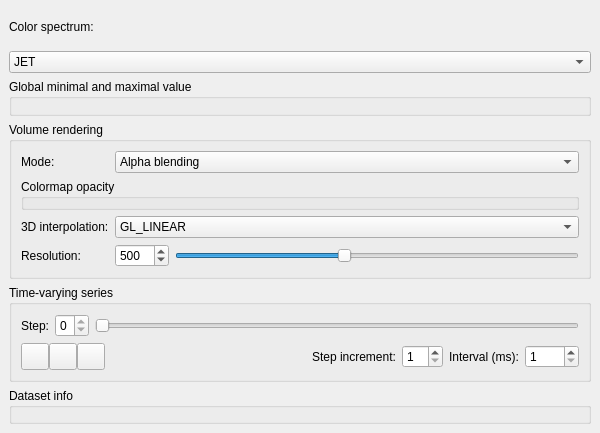
       <widget class="QWidget" name="scrollAreaWidgetContentsSelectedDataset">
        <property name="geometry">
         <rect>
          <x>0</x>
          <y>0</y>
          <width>600</width>
          <height>433</height>
         </rect>
        </property>
        <layout class="QVBoxLayout" name="verticalLayoutSelectedDatasetScroll">
         <property name="spacing">
          <number>6</number>
         </property>
         <property name="leftMargin">
          <number>9</number>
         </property>
         <property name="topMargin">
          <number>9</number>
         </property>
         <property name="rightMargin">
          <number>9</number>
         </property>
         <property name="bottomMargin">
          <number>9</number>
         </property>
         <item>
          <widget class="QLabel" name="labelColor">
           <property name="text">
            <string>Color spectrum:</string>
           </property>
           <property name="buddy">
            <cstring>comboBoxColormap</cstring>
           </property>
          </widget>
         </item>
         <item>
          <widget class="QComboBox" name="comboBoxColormap">
           <property name="sizePolicy">
            <sizepolicy hsizetype="Expanding" vsizetype="Fixed">
             <horstretch>0</horstretch>
             <verstretch>0</verstretch>
            </sizepolicy>
           </property>
           <property name="currentText">
            <string>JET</string>
           </property>
           <property name="currentIndex">
            <number>2</number>
           </property>
           <property name="maxVisibleItems">
            <number>15</number>
           </property>
           <property name="iconSize">
            <size>
             <width>128</width>
             <height>16</height>
            </size>
           </property>
           <item>
            <property name="text">
             <string>AUTUMN</string>
            </property>
            <property name="icon">
             <iconset resource="resources.qrc">
              <normaloff>:/colorscale/icons/colorscale_autumn.jpg</normaloff>:/colorscale/icons/colorscale_autumn.jpg</iconset>
            </property>
           </item>
           <item>
            <property name="text">
             <string>BONE</string>
            </property>
            <property name="icon">
             <iconset resource="resources.qrc">
              <normaloff>:/colorscale/icons/colorscale_bone.jpg</normaloff>:/colorscale/icons/colorscale_bone.jpg</iconset>
            </property>
           </item>
           <item>
            <property name="text">
             <string>JET</string>
            </property>
            <property name="icon">
             <iconset resource="resources.qrc">
              <normaloff>:/colorscale/icons/colorscale_jet.jpg</normaloff>:/colorscale/icons/colorscale_jet.jpg</iconset>
            </property>
           </item>
           <item>
            <property name="text">
             <string>WINTER</string>
            </property>
            <property name="icon">
             <iconset resource="resources.qrc">
              <normaloff>:/colorscale/icons/colorscale_winter.jpg</normaloff>:/colorscale/icons/colorscale_winter.jpg</iconset>
            </property>
           </item>
           <item>
            <property name="text">
             <string>RAINBOW</string>
            </property>
            <property name="icon">
             <iconset resource="resources.qrc">
              <normaloff>:/colorscale/icons/colorscale_rainbow.jpg</normaloff>:/colorscale/icons/colorscale_rainbow.jpg</iconset>
            </property>
           </item>
           <item>
            <property name="text">
             <string>OCEAN</string>
            </property>
            <property name="icon">
             <iconset resource="resources.qrc">
              <normaloff>:/colorscale/icons/colorscale_ocean.jpg</normaloff>:/colorscale/icons/colorscale_ocean.jpg</iconset>
            </property>
           </item>
           <item>
            <property name="text">
             <string>SUMMER</string>
            </property>
            <property name="icon">
             <iconset resource="resources.qrc">
              <normaloff>:/colorscale/icons/colorscale_summer.jpg</normaloff>:/colorscale/icons/colorscale_summer.jpg</iconset>
            </property>
           </item>
           <item>
            <property name="text">
             <string>SPRING</string>
            </property>
            <property name="icon">
             <iconset resource="resources.qrc">
              <normaloff>:/colorscale/icons/colorscale_spring.jpg</normaloff>:/colorscale/icons/colorscale_spring.jpg</iconset>
            </property>
           </item>
           <item>
            <property name="text">
             <string>COOL</string>
            </property>
            <property name="icon">
             <iconset resource="resources.qrc">
              <normaloff>:/colorscale/icons/colorscale_cool.jpg</normaloff>:/colorscale/icons/colorscale_cool.jpg</iconset>
            </property>
           </item>
           <item>
            <property name="text">
             <string>HSV</string>
            </property>
            <property name="icon">
             <iconset resource="resources.qrc">
              <normaloff>:/colorscale/icons/colorscale_hsv.jpg</normaloff>:/colorscale/icons/colorscale_hsv.jpg</iconset>
            </property>
           </item>
           <item>
            <property name="text">
             <string>PINK</string>
            </property>
            <property name="icon">
             <iconset resource="resources.qrc">
              <normaloff>:/colorscale/icons/colorscale_pink.jpg</normaloff>:/colorscale/icons/colorscale_pink.jpg</iconset>
            </property>
           </item>
           <item>
            <property name="text">
             <string>HOT</string>
            </property>
            <property name="icon">
             <iconset resource="resources.qrc">
              <normaloff>:/colorscale/icons/colorscale_hot.jpg</normaloff>:/colorscale/icons/colorscale_hot.jpg</iconset>
            </property>
           </item>
          </widget>
         </item>
         <item>
          <widget class="MinMaxGroupBox" name="groupBoxMinMax">
           <property name="title">
            <string>Global minimal and maximal value</string>
           </property>
          </widget>
         </item>
         <item>
          <widget class="QGroupBox" name="groupBoxVolumeRendering">
           <property name="sizePolicy">
            <sizepolicy hsizetype="Preferred" vsizetype="Fixed">
             <horstretch>0</horstretch>
             <verstretch>0</verstretch>
            </sizepolicy>
           </property>
           <property name="title">
            <string>Volume rendering</string>
           </property>
           <layout class="QGridLayout" name="gridLayout_2">
            <item row="3" column="2" colspan="2">
             <widget class="QSlider" name="horizontalSliderVRSlices">
              <property name="sizePolicy">
               <sizepolicy hsizetype="Expanding" vsizetype="Fixed">
                <horstretch>0</horstretch>
                <verstretch>0</verstretch>
               </sizepolicy>
              </property>
              <property name="minimum">
               <number>2</number>
              </property>
              <property name="maximum">
               <number>1200</number>
              </property>
              <property name="value">
               <number>500</number>
              </property>
              <property name="orientation">
               <enum>Qt::Horizontal</enum>
              </property>
             </widget>
            </item>
            <item row="0" column="1" colspan="3">
             <widget class="QComboBox" name="comboBoxVolumeRenderingMode">
              <property name="sizePolicy">
               <sizepolicy hsizetype="Expanding" vsizetype="Fixed">
                <horstretch>0</horstretch>
                <verstretch>0</verstretch>
               </sizepolicy>
              </property>
              <item>
               <property name="text">
                <string>Alpha blending</string>
               </property>
              </item>
              <item>
               <property name="text">
                <string>Maximum intesity projection</string>
               </property>
              </item>
              <item>
               <property name="text">
                <string>Minimum intensity projection</string>
               </property>
              </item>
              <item>
               <property name="text">
                <string>Average intensity projection</string>
               </property>
              </item>
             </widget>
            </item>
            <item row="3" column="0">
             <widget class="QLabel" name="label_7">
              <property name="text">
               <string>Resolution:</string>
              </property>
             </widget>
            </item>
            <item row="3" column="1">
             <widget class="QSpinBox" name="spinBoxVRSlices">
              <property name="sizePolicy">
               <sizepolicy hsizetype="Fixed" vsizetype="Fixed">
                <horstretch>0</horstretch>
                <verstretch>0</verstretch>
               </sizepolicy>
              </property>
              <property name="minimum">
               <number>3</number>
              </property>
              <property name="maximum">
               <number>1200</number>
              </property>
              <property name="value">
               <number>500</number>
              </property>
             </widget>
            </item>
            <item row="0" column="0">
             <widget class="QLabel" name="label_3">
              <property name="sizePolicy">
               <sizepolicy hsizetype="Fixed" vsizetype="Preferred">
                <horstretch>0</horstretch>
                <verstretch>0</verstretch>
               </sizepolicy>
              </property>
              <property name="text">
               <string>Mode:</string>
              </property>
             </widget>
            </item>
            <item row="2" column="1" colspan="3">
             <widget class="QComboBox" name="comboBoxInterpolationMode">
              <item>
               <property name="text">
                <string>GL_LINEAR</string>
               </property>
              </item>
              <item>
               <property name="text">
                <string>GL_NEAREST</string>
               </property>
              </item>
             </widget>
            </item>
            <item row="2" column="0">
             <widget class="QLabel" name="label_4">
              <property name="text">
               <string>3D interpolation:</string>
              </property>
             </widget>
            </item>
            <item row="1" column="0" colspan="4">
             <widget class="OpacityGroupBox" name="groupBoxOpacity">
              <property name="title">
               <string>Colormap opacity</string>
              </property>
             </widget>
            </item>
           </layout>
          </widget>
         </item>
         <item>
          <widget class="QGroupBox" name="groupBoxSelectedDatasetTMSeries">
           <property name="sizePolicy">
            <sizepolicy hsizetype="Preferred" vsizetype="Fixed">
             <horstretch>0</horstretch>
             <verstretch>0</verstretch>
            </sizepolicy>
           </property>
           <property name="title">
            <string>Time-varying series</string>
           </property>
           <layout class="QGridLayout" name="gridLayoutSelectedDatasetTMSeries">
            <item row="0" column="1" rowspan="2">
             <widget class="QSpinBox" name="spinBoxSelectedDatasetStep">
              <property name="sizePolicy">
               <sizepolicy hsizetype="Fixed" vsizetype="Fixed">
                <horstretch>0</horstretch>
                <verstretch>0</verstretch>
               </sizepolicy>
              </property>
              <property name="maximum">
               <number>0</number>
              </property>
             </widget>
            </item>
            <item row="0" column="2" rowspan="2" colspan="6">
             <widget class="QSlider" name="horizontalSliderSelectedDatasetStep">
              <property name="maximum">
               <number>0</number>
              </property>
              <property name="orientation">
               <enum>Qt::Horizontal</enum>
              </property>
             </widget>
            </item>
            <item row="2" column="6" rowspan="3">
             <widget class="QLabel" name="label">
              <property name="sizePolicy">
               <sizepolicy hsizetype="Fixed" vsizetype="Preferred">
                <horstretch>0</horstretch>
                <verstretch>0</verstretch>
               </sizepolicy>
              </property>
              <property name="text">
               <string>Interval (ms):</string>
              </property>
             </widget>
            </item>
            <item row="2" column="5" rowspan="3">
             <widget class="QSpinBox" name="spinBoxTMIncrement">
              <property name="sizePolicy">
               <sizepolicy hsizetype="Fixed" vsizetype="Fixed">
                <horstretch>0</horstretch>
                <verstretch>0</verstretch>
               </sizepolicy>
              </property>
              <property name="minimum">
               <number>1</number>
              </property>
             </widget>
            </item>
            <item row="0" column="0" rowspan="2">
             <widget class="QLabel" name="labelSelectedDatasetStep">
              <property name="sizePolicy">
               <sizepolicy hsizetype="Fixed" vsizetype="Preferred">
                <horstretch>0</horstretch>
                <verstretch>0</verstretch>
               </sizepolicy>
              </property>
              <property name="text">
               <string>Step:</string>
              </property>
              <property name="buddy">
               <cstring>spinBoxSelectedDatasetStep</cstring>
              </property>
             </widget>
            </item>
            <item row="2" column="7" rowspan="3">
             <widget class="QSpinBox" name="spinBoxTMInterval">
              <property name="sizePolicy">
               <sizepolicy hsizetype="Fixed" vsizetype="Fixed">
                <horstretch>0</horstretch>
                <verstretch>0</verstretch>
               </sizepolicy>
              </property>
              <property name="minimum">
               <number>1</number>
              </property>
              <property name="maximum">
               <number>5000</number>
              </property>
              <property name="singleStep">
               <number>10</number>
              </property>
              <property name="value">
               <number>1</number>
              </property>
             </widget>
            </item>
            <item row="2" column="0" rowspan="3" colspan="4" alignment="Qt::AlignLeft">
             <widget class="QWidget" name="widgetSelectedDatasetTMButtons" native="true">
              <layout class="QHBoxLayout" name="horizontalLayout_4">
               <property name="spacing">
                <number>0</number>
               </property>
               <property name="leftMargin">
                <number>0</number>
               </property>
               <property name="topMargin">
                <number>0</number>
               </property>
               <property name="rightMargin">
                <number>0</number>
               </property>
               <property name="bottomMargin">
                <number>0</number>
               </property>
               <item>
                <widget class="QToolButton" name="toolButtonPlay">
                 <property name="text">
                  <string/>
                 </property>
                 <property name="icon">
                  <iconset resource="resources.qrc">
                   <normaloff>:/icons/icons/images/icons_17.png</normaloff>
                   <normalon>:/icons/icons/images/icons_19.png</normalon>:/icons/icons/images/icons_17.png</iconset>
                 </property>
                 <property name="iconSize">
                  <size>
                   <width>20</width>
                   <height>20</height>
                  </size>
                 </property>
                 <property name="checkable">
                  <bool>true</bool>
                 </property>
                 <property name="checked">
                  <bool>false</bool>
                 </property>
                </widget>
               </item>
               <item>
                <widget class="QToolButton" name="toolButtonStart">
                 <property name="sizePolicy">
                  <sizepolicy hsizetype="Fixed" vsizetype="Fixed">
                   <horstretch>0</horstretch>
                   <verstretch>0</verstretch>
                  </sizepolicy>
                 </property>
                 <property name="text">
                  <string/>
                 </property>
                 <property name="icon">
                  <iconset resource="resources.qrc">
                   <normaloff>:/icons/icons/images/icons_18.png</normaloff>:/icons/icons/images/icons_18.png</iconset>
                 </property>
                 <property name="iconSize">
                  <size>
                   <width>20</width>
                   <height>20</height>
                  </size>
                 </property>
                </widget>
               </item>
               <item>
                <widget class="QToolButton" name="toolButtonEnd">
                 <property name="sizePolicy">
                  <sizepolicy hsizetype="Fixed" vsizetype="Fixed">
                   <horstretch>0</horstretch>
                   <verstretch>0</verstretch>
                  </sizepolicy>
                 </property>
                 <property name="text">
                  <string/>
                 </property>
                 <property name="icon">
                  <iconset resource="resources.qrc">
                   <normaloff>:/icons/icons/images/icons_20.png</normaloff>:/icons/icons/images/icons_20.png</iconset>
                 </property>
                 <property name="iconSize">
                  <size>
                   <width>20</width>
                   <height>20</height>
                  </size>
                 </property>
                 <property name="arrowType">
                  <enum>Qt::NoArrow</enum>
                 </property>
                </widget>
               </item>
              </layout>
             </widget>
            </item>
            <item row="2" column="4" rowspan="3">
             <widget class="QLabel" name="label_2">
              <property name="sizePolicy">
               <sizepolicy hsizetype="Fixed" vsizetype="Preferred">
                <horstretch>0</horstretch>
                <verstretch>0</verstretch>
               </sizepolicy>
              </property>
              <property name="text">
               <string>Step increment:</string>
              </property>
             </widget>
            </item>
           </layout>
          </widget>
         </item>
         <item>
          <widget class="DatasetInfoGroupBox" name="groupBoxSelectedDatasetInfo">
           <property name="title">
            <string>Dataset info</string>
           </property>
          </widget>
         </item>
        </layout>
       </widget>
